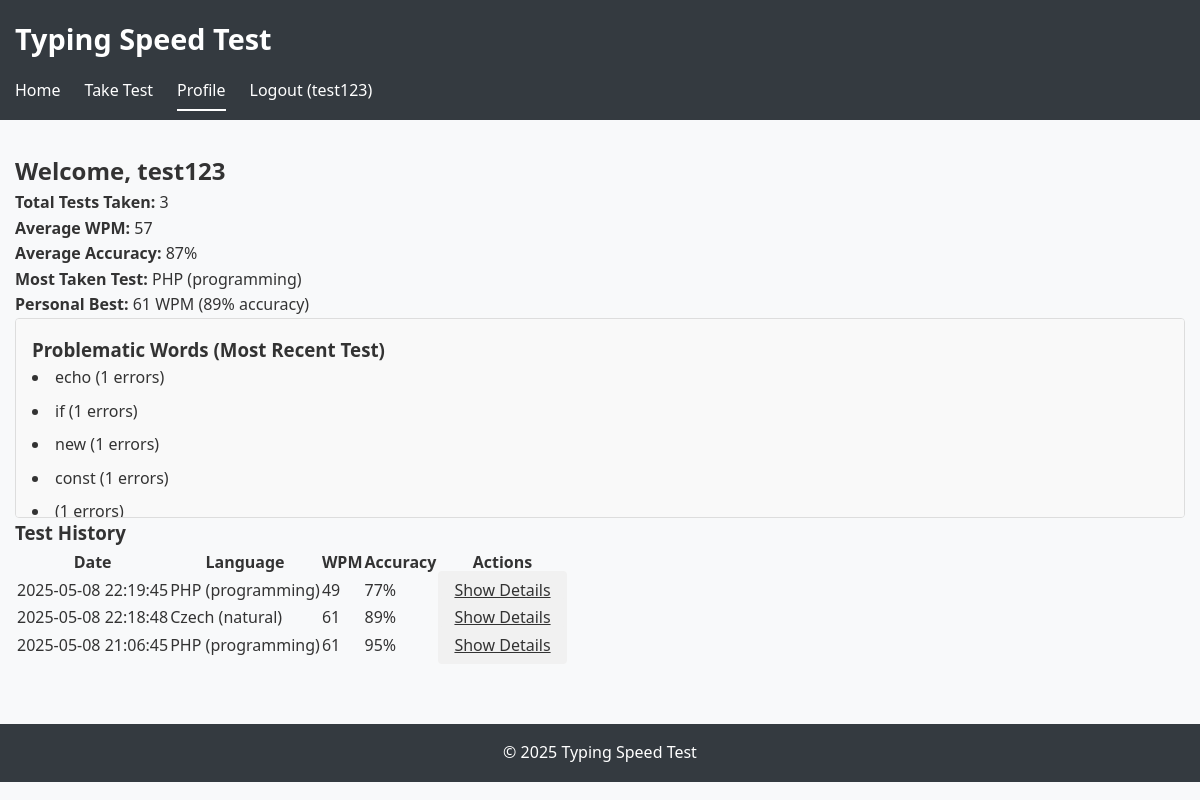
The app's page /profile.php (signed in) with its own data.
### tables this page shows
CREATE TABLE typing_tests (
            id INTEGER PRIMARY KEY AUTOINCREMENT,
            user_id INTEGER,
            language_id INTEGER,
            duration INTEGER NOT NULL,
            wpm REAL NOT NULL,
            accuracy REAL NOT NULL,
            date TIMESTAMP DEFAULT CURRENT_TIMESTAMP,
            FOREIGN KEY (user_id) REFERENCES users(id),
            FOREIGN KEY (language_id) REFERENCES langs(id)
        );

CREATE TABLE langs (
            id INTEGER PRIMARY KEY AUTOINCREMENT,
            name TEXT NOT NULL UNIQUE,
            type TEXT NOT NULL,
            words TEXT NOT NULL
        );

### includes/database.php (called while the page is built, shortened)
<?php
class Database {
    private static $instance = null;
    private $pdo;
    private function __construct() {
        try {
            $this->pdo = new PDO("sqlite:" . DB_PATH);
            $this->pdo->setAttribute(PDO::ATTR_ERRMODE, PDO::ERRMODE_EXCEPTION);
            $this->pdo->exec('PRAGMA foreign_keys = ON');
        } catch (PDOException $e) {
            die("Database connection failed: " . $e->getMessage());
        }
    }
    public static function getInstance() {
        if (self::$instance === null) {
            self::$instance = new self();
        }
        return self::$instance;
    }
    public function getTestResults($userId, $limit = 10) {
        $stmt = $this->pdo->prepare("
            SELECT t.*, l.name as language_name, l.type as language_type
            FROM typing_tests t
            JOIN langs l ON t.language_id = l.id
            WHERE t.user_id = ?
            ORDER BY t.date DESC
            LIMIT ?
        ");
        $stmt->execute([$userId, $limit]);
        return $stmt->fetchAll(PDO::FETCH_ASSOC);
    }
    public function getTestDetails($testId) {
        $stmt = $this->pdo->prepare("
            SELECT * FROM test_details WHERE test_id = ?
        ");
        $stmt->execute([$testId]);
        $details = $stmt->fetch(PDO::FETCH_ASSOC);
        if ($details) {
            $details['problematic_chars'] = json_decode($details['problematic_chars'], true);
            $details['problematic_words'] = json_decode($details['problematic_words'], true);
            $details['progress_data'] = json_decode($details['progress_data'], true);
        }
        return $details;
    }
}
?>

### includes/auth.php (called while the page is built, shortened)
<?php
require_once __DIR__ . '/database.php';
class Auth {
    public function isLoggedIn() {
        return isset($_SESSION['user_id']);
    }
    public function getCurrentUserId() {
        return $this->isLoggedIn() ? $_SESSION['user_id'] : null;
    }
    public function getCurrentUsername() {
        return $this->isLoggedIn() ? $_SESSION['username'] : null;
    }
}
?>

### profile.php (the view, shortened to what this page needs)
<?php
require_once __DIR__ . '/includes/auth.php';
require_once __DIR__ . '/includes/database.php';
$auth = new Auth();
$db = Database::getInstance();
$userId = $auth->getCurrentUserId();
$username = $auth->getCurrentUsername();
$tests = $db->getTestResults($userId, 100);
$totalTests = count($tests);
$personalBest = null;
$avgWpm = 0;
$avgAccuracy = 0;
$mostTakenTest = [];
$problematicWords = [];
if ($totalTests > 0) {
    $totalWpm = 0;
    $totalAccuracy = 0;
    $testCounts = [];
    foreach ($tests as $test) {
        $totalWpm += $test['wpm'];
        $totalAccuracy += $test['accuracy'];
        $testKey = $test['language_name'] . ' (' . $test['language_type'] . ')';
        if (!isset($testCounts[$testKey])) {
            $testCounts[$testKey] = 0;
        }
        $testCounts[$testKey]++;
        if (!$personalBest || $test['wpm'] > $personalBest['wpm']) {
            $personalBest = $test;
        }
    }
    $avgWpm = round($totalWpm / $totalTests, 2);
    $avgAccuracy = round($totalAccuracy / $totalTests, 2);
    arsort($testCounts);
    $mostTakenTest = array_key_first($testCounts);
    $latestTestDetails = $db->getTestDetails($tests[0]['id']);
    if ($latestTestDetails && isset($latestTestDetails['problematic_words'])) {
        $problematicWords = $latestTestDetails['problematic_words'];
    }
}
?>
<!DOCTYPE html>
<html lang="en">
<head>
    <link rel="stylesheet" href="css/styles.css">
</head>
<body>
    <header>
        <div class="container">
            <h1>Typing Speed Test</h1>
            <nav>
                <ul>
                    <li><a href="index.php">Home</a></li>
                    <li><a href="test.php">Take Test</a></li>
                    <li><a href="profile.php" class="active">Profile</a></li>
                    <li><a href="logout.php">Logout (<?= htmlspecialchars($username) ?>)</a></li>
                </ul>
            </nav>
        </div>
    </header>
    <main>
        <div class="container">
            <section class="profile-summary">
                <h2>Welcome, <?= htmlspecialchars($username) ?></h2>
                <div class="stats">
                    <p><strong>Total Tests Taken:</strong> <?= $totalTests ?></p>
                    <p><strong>Average WPM:</strong> <?= $avgWpm ?></p>
                    <p><strong>Average Accuracy:</strong> <?= $avgAccuracy ?>%</p>
                    <p><strong>Most Taken Test:</strong> <?= htmlspecialchars($mostTakenTest) ?></p>
                    <?php if ($personalBest): ?>
                        <p><strong>Personal Best:</strong> <?= $personalBest['wpm'] ?> WPM (<?= $personalBest['accuracy'] ?>% accuracy)</p>
                    <?php endif; ?>
                </div>
            </section>
            <section class="problematic-words">
                <h3>Problematic Words (Most Recent Test)</h3>
                <?php if (!empty($problematicWords)): ?>
                    <ul>
                        <?php foreach ($problematicWords as $word => $count): ?>
                            <li><?= htmlspecialchars($word) ?> (<?= $count ?> errors)</li>
                        <?php endforeach; ?>
                    </ul>
                <?php else: ?>
                    <p>No problematic words found.</p>
                <?php endif; ?>
            </section>
            <section class="test-history">
                <h3>Test History</h3>
                <?php if ($totalTests > 0): ?>
                    <table>
                        <thead>
                            <tr>
                                <th>Date</th>
                                <th>Language</th>
                                <th>WPM</th>
                                <th>Accuracy</th>
                                <th>Actions</th>
                            </tr>
                        </thead>
                        <tbody>
                            <?php foreach ($tests as $test): ?>
                                <tr>
                                    <td><?= htmlspecialchars($test['date']) ?></td>
                                    <td><?= htmlspecialchars($test['language_name']) ?> (<?= htmlspecialchars($test['language_type']) ?>)</td>
                                    <td><?= htmlspecialchars($test['wpm']) ?></td>
                                    <td><?= htmlspecialchars($test['accuracy']) ?>%</td>
                                    <td><a href="profile.php?test_id=<?= htmlspecialchars($test['id']) ?>" class="button secondary">Show Details</a></td>
                                </tr>
                            <?php endforeach; ?>
                        </tbody>
                    </table>
                <?php else: ?>
                    <p>No tests taken yet.</p>
                <?php endif; ?>
            </section>
        </div>
    </main>
    <footer>
        <div class="container">
            <p>&copy; <?= date('Y') ?> Typing Speed Test</p>
        </div>
    </footer>
</body>
</html>

### css/styles.css (style rules this page uses)
* { box-sizing: border-box; margin: 0; padding: 0; }
body { font-family: 'Segoe UI', Tahoma, Geneva, Verdana, sans-serif; line-height: 1.6; color: #333; background-color: #f8f9fa; }
.container { max-width: 1200px; margin: 0 auto; padding: 0 15px; }
header { background-color: #343a40; color: #fff; padding: 1rem 0; }
header h1 { font-size: 1.8rem; margin-bottom: 1rem; }
nav ul { display: flex; list-style: none; }
nav ul li { margin-right: 1.5rem; }
nav ul li a { color: #fff; text-decoration: none; padding: 0.5rem 0; }
nav ul li a.active { border-bottom: 2px solid #fff; }
main { padding: 2rem 0; }
.button { padding: 0.5rem 1rem; border: none; border-radius: 4px; font-size: 1rem; cursor: pointer; transition: background-color 0.2s; }
.button.secondary { background-color: #f1f1f1; color: #333; }
.problematic-words { list-style-position: inside; padding: 1rem; background-color: #f9f9f9; border: 1px solid #ddd; border-radius: 4px; height: 200px; overflow-y: auto; }
.problematic-words li { margin-bottom: 0.5rem; }
footer { background-color: #343a40; color: #fff; text-align: center; padding: 1rem 0; margin-top: 2rem; }

### records on screen
typing_tests: wpm "61", accuracy "89", date "2025-05-08 22:18:48", language.name "Czech", language.type "natural"
typing_tests: date "2025-05-08 22:19:45", language.name "PHP", language.type "programming", wpm "49", accuracy "77"
typing_tests: date "2025-05-08 21:06:45", language.name "PHP", language.type "programming", wpm "61", accuracy "95"

### other values on screen
$username "test123"
$totalTests "3"
$avgWpm "57"
$avgAccuracy "87"
$mostTakenTest "PHP (programming)"
$word "echo"
$count "1"
$word "if"
$word "new"
$word "const"
